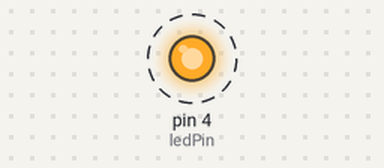
A sketch run on a simulated Arduino Uno, built with avr-gcc and run on an emulated ATmega328P. Parts: output pins drawn as LEDs (lit = HIGH). Dashed ring = blinking.

Above: at 0.2 s.
Timing chart, 0 to 3.0 s (numbered marks = the images above):
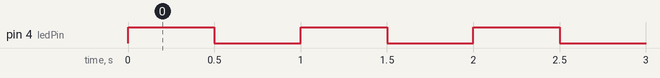

Measured:
- by itself, pin 4 (ledPin): alternates HIGH for 0.50 s and LOW for 0.50 s

The sketch:

HolaMundo.ino
```cpp
#define ledPin 4


void setup() {
  // put your setup code here, to run once:}
  pinMode(ledPin,OUTPUT);//El valor enviado al pin por defecto es 0: valor cercano a 0 voltios, Apagado

}

void loop() {
  digitalWrite(ledPin,HIGH);
  delay(500);//bloqueante
   digitalWrite(ledPin,LOW);
  delay(500);//bloqueante
}
```
